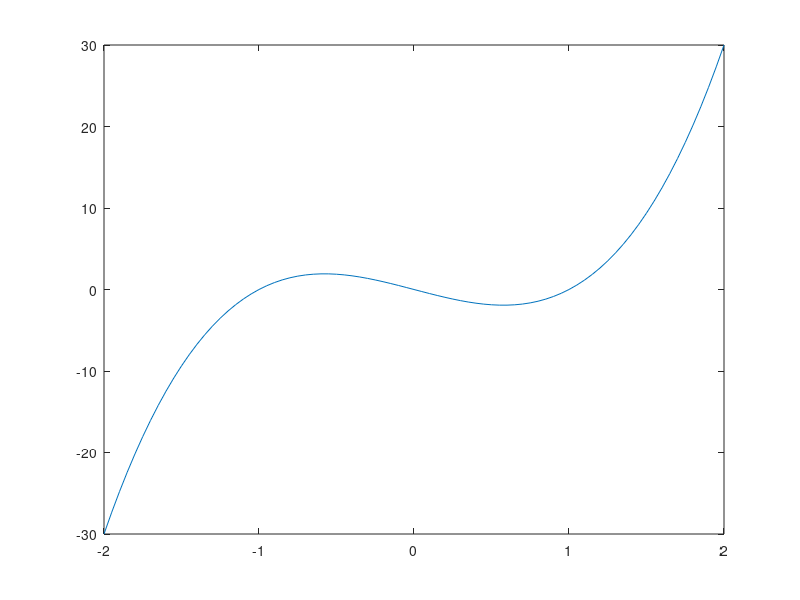

This chart was generated by the following MATLAB code: (Note: this script raises an error after producing the figure.)
close all;clear variables;
fh = @(x) 5*x.*(x.^2-1);
fph = @(x)5*(3*x.^2-1 );
gh = @(x) 5*x.^2.*(x-1);
% fpph = @(x) 6*x;
x0 = -2:0.05:2;
% 
figure;plot(x0, fh(x0))
yline(0)
ylim([-10, 10])
hold on;%plot(x0, fph(x0)./fpph(x0))
grid on;

figure;plot(x0, gh(x0))
yline(0)
ylim([-10, 10])
hold on;%plot(x0, fph(x0)./fpph(x0))
grid on;

% for ii = 1:length(x0)
% [root,errMsg, x] = newtonsMethod(fh, fph, x0(ii), 10^-6, 100);
% figure;plot(x)
% if errMsg ~=0
% keyboard
% end
% end
